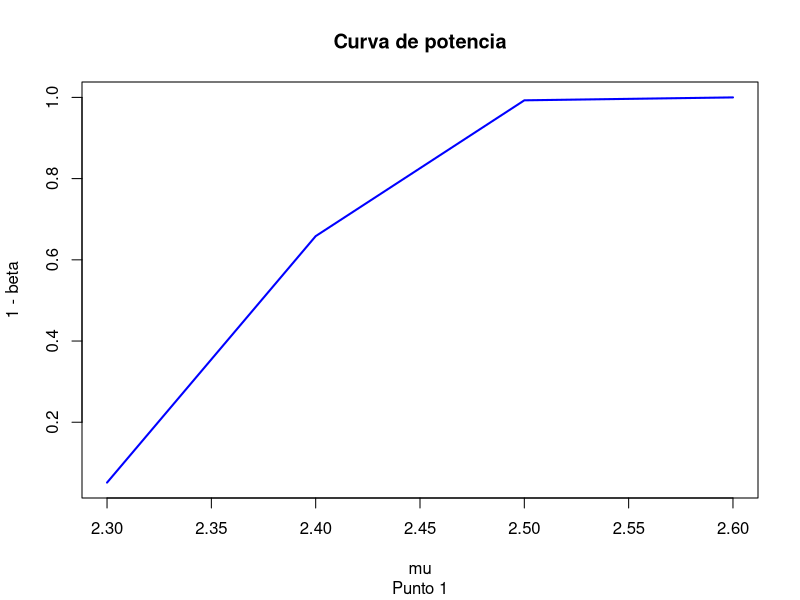
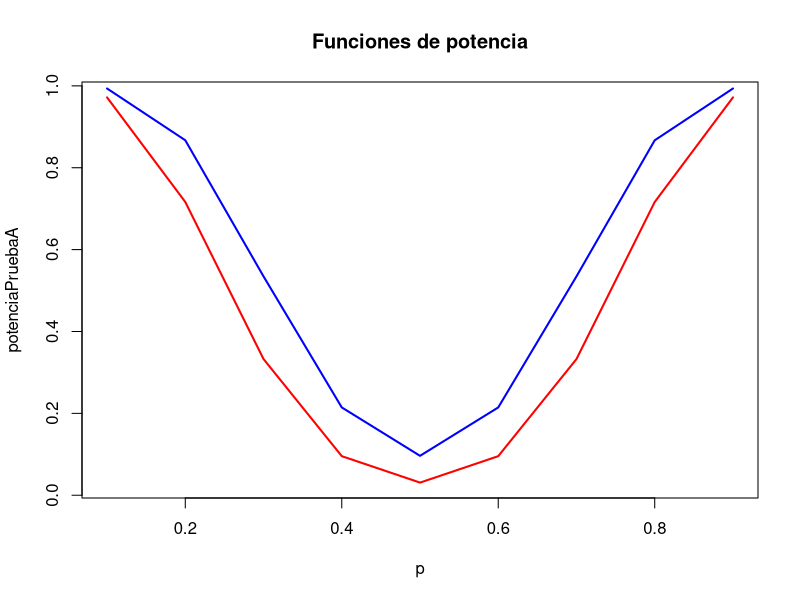
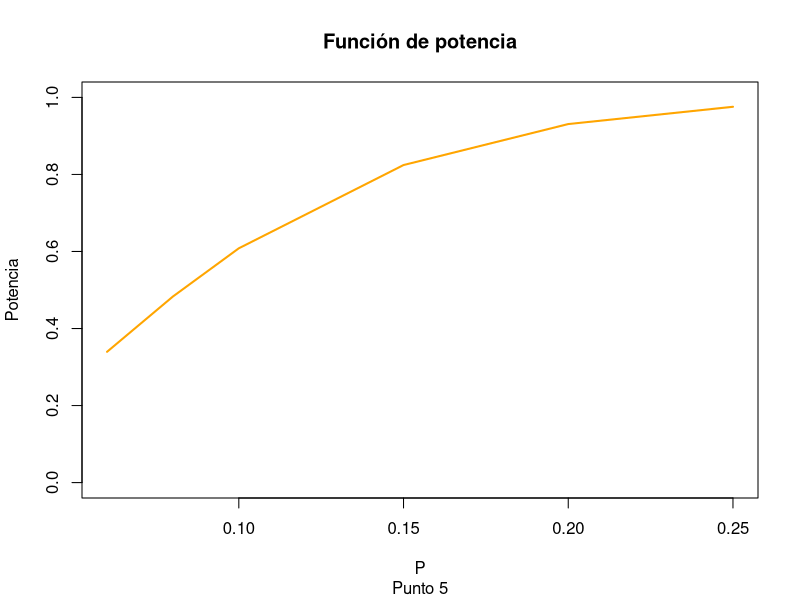
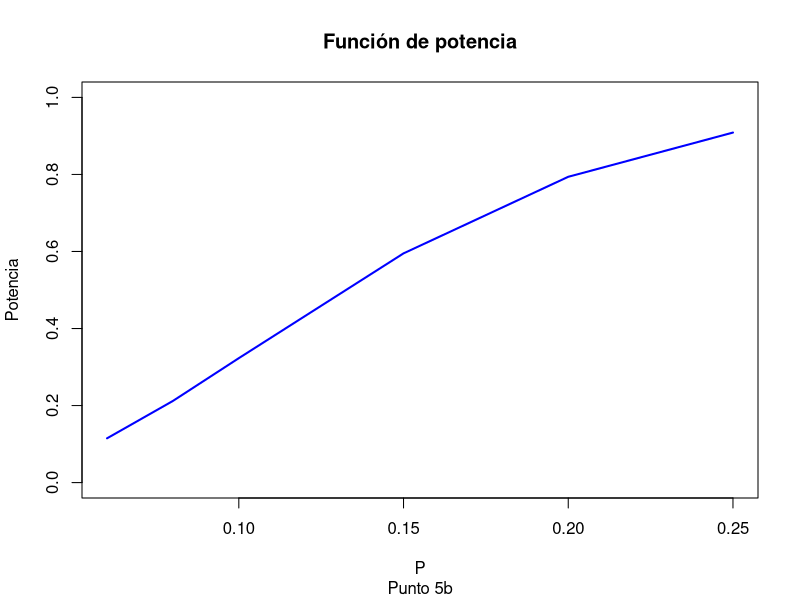
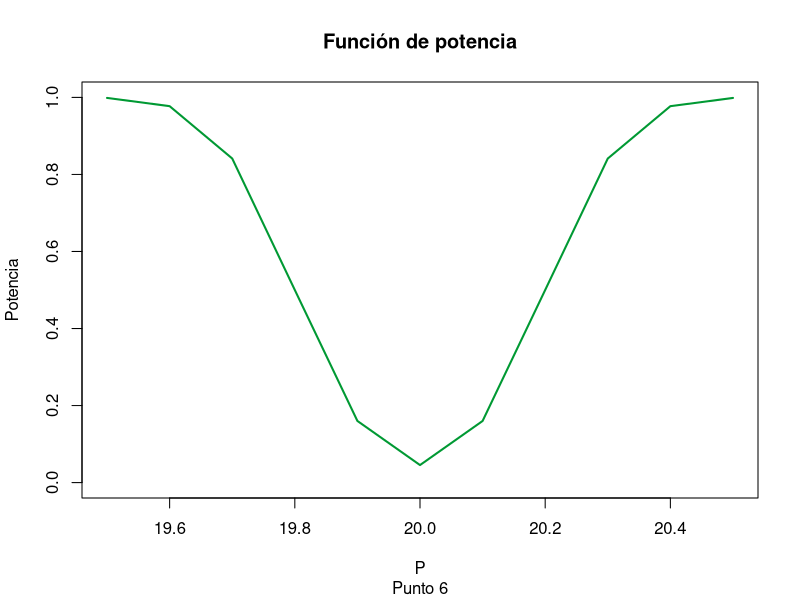
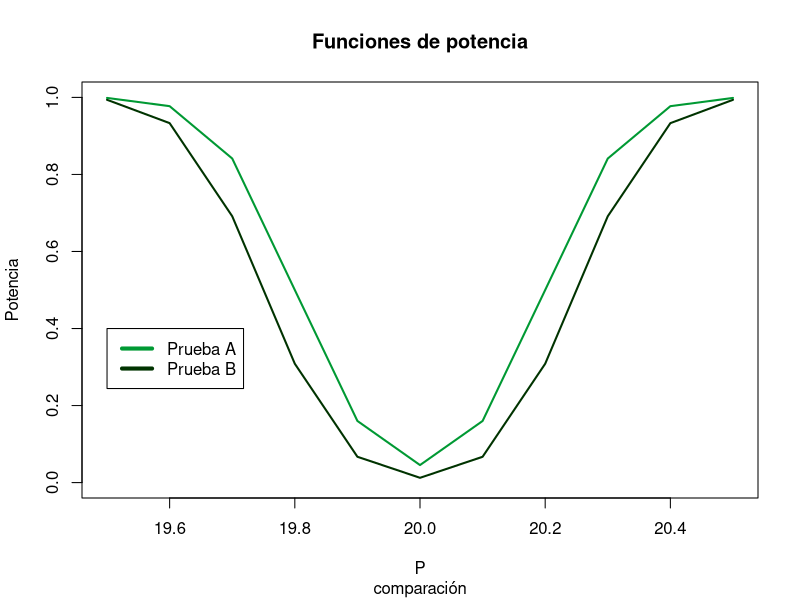
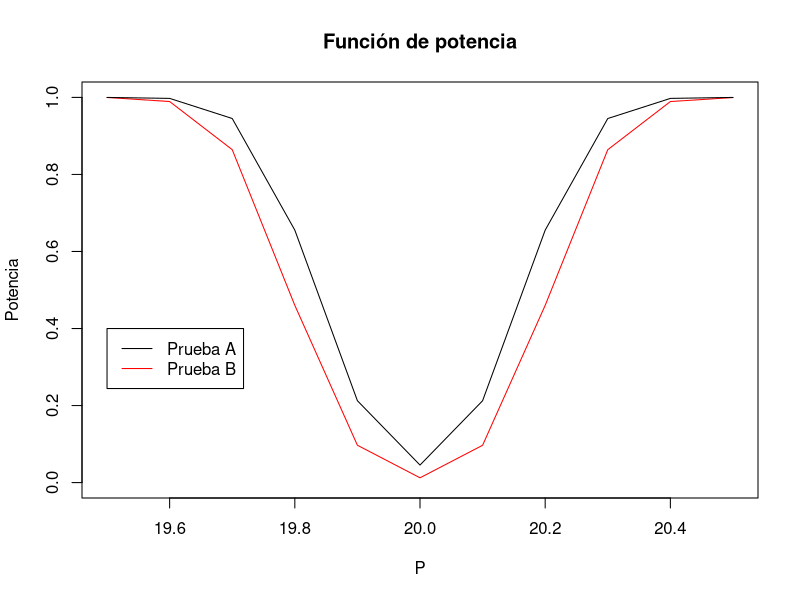

Write the R code that produced these figures, in order.
## ---- chunk 1
valorCritico <- qnorm(0.95, 2.3, 0.29/sqrt(35))
valorCritico
## ---- chunk 2
beta <- pnorm(2.38, 2.4, 0.29/sqrt(35))
beta
## ---- chunk 3
mu <- c(2.3, 2.4, 2.5, 2.6)

beta <- pnorm(2.38, mu, 0.29/sqrt(35))
round(beta, 3)

## ---- chunk 4
plot(mu, 1 - beta, type = "l",
     main="Curva de potencia",
     sub = "Punto 1",
     col = "blue",
     lwd = 2)

## ---- chunk 5
# alpha de la prueba A

probs <- dbinom(15:19,18, 0.5)
sum(probs)
pbinom(13, 18, 0.5, lower.tail = F)

alphaPruebaA <- pbinom(4, 18, 0.5) + 
  pbinom(13, 18, 0.5, lower.tail = F) 

# Se inicia en 13 la última expresión 
#para que cuente el caso de x = 14
## ---- chunk 6
alphaPruebaB <- pbinom(5, 18, 0.5) + 
  pbinom(12, 18, 0.5, lower.tail = F) 
# Se inicia en 12 la última expresión 
# para que cuente el caso de x = 14
## ---- chunk 7
p <- seq(0.1, 0.9, by = 0.1)
betaPruebaA <- 1 - (pbinom(4, 18, p) + 
                      pbinom(13, 18, p, lower.tail = F))

betaPruebaB <- 1 - (pbinom(5, 18, p) + 
                      pbinom(12, 18, p, lower.tail = F))

potenciaPruebaA <-   1 - betaPruebaA
potenciaPruebaB <-   1 - betaPruebaB
## ---- chunk 8
plot(p, potenciaPruebaA, col = "red", type = "l", lwd= 2, main = "Funciones de potencia")
lines(p, potenciaPruebaB, col = "blue", type = "l", lwd= 2 )
## ---- chunk 9
sigma <- 0.6
tiemposArmado <- c(9.8, 10.4, 10.6, 9.6, 9.7, 9.9, 10.9, 11.1, 9.6, 10.2, 10.3, 9.6, 9.9, 11.2, 10.6, 9.8, 10.5, 10.1, 10.5, 9.7)
prom <- mean(tiemposArmado)
## ---- chunk 10
# valor observado del estadístico de prueba
h0 <- 10
z <- (prom - h0)/(sigma/sqrt(20));z
## ---- chunk 11
# valor crítico

valorCritico <- qnorm(0.95);valorCritico

# valor-p

valorP <- 1 - pnorm(z)

## ---- chunk 12
# valor crítico de xBarra
vcXbarra <- qnorm(0.95, 10, sigma/sqrt(20));vcXbarra
## ---- chunk 13
beta <- pnorm(10.22, 10.3, sigma/sqrt(20))
## ---- chunk 14
pbinom(1, size = 20,prob = 0.05, lower.tail = F)
## ---- chunk 15
pH1 <- c(0.06, 0.08, 0.1, 0.15, 0.2, 0.25)
## ---- chunk 16
beta <- pbinom(1, size = 20,prob = pH1)
potencia <- 1 - beta

plot(pH1, potencia, type = "l", 
     main = "Función de potencia",
     sub  = "Punto 5",
     lwd  = 2,
     col  = "orange",
     ylab = "Potencia", 
     xlab = "P", 
     ylim = c(0, 1))
## ---- chunk 17
pbinom(2, size = 20,prob = 0.05, lower.tail = F)
## ---- chunk 18
pH1 <- c(0.06, 0.08, 0.1, 0.15, 0.2, 0.25)
beta_2 <- pbinom(2, size = 20,prob = pH1)
potencia_2 <- 1 - beta_2

plot(pH1, potencia_2, type = "l", 
     main = "Función de potencia",
     sub = "Punto 5b",
     ylab = "Potencia", 
     xlab = "P", 
     col= "blue", 
     lwd= 2, 
     ylim = c(0, 1))

## ---- chunk 19
pnorm(19.8, mean = 20, sd = 0.5/sqrt(25)) + pnorm(20.2, mean = 20, sd = 0.5/sqrt(25), lower.tail = F)

## ---- chunk 20
muH1 <- c(19.5, 19.6, 19.7, 19.8, 19.9, 20, 20.1, 20.2, 20.3, 20.4, 20.5)
beta <- pnorm(20.2, mean = muH1, sd = 0.5/sqrt(25)) - pnorm(19.8, mean = muH1, sd = 0.5/sqrt(25))
potencia <- 1 - beta
plot(muH1, potencia, type = "l", 
     main = "Función de potencia",
     sub  = "Punto 6",
     lwd  = 2,
     col  = "#009933",
     ylab = "Potencia", 
     xlab = "P", 
     ylim = c(0, 1))

## ---- chunk 21
muH1_2 <- c(19.5, 19.6, 19.7, 19.8, 19.9, 20, 20.1, 20.2, 20.3, 20.4, 20.5)
beta <- pnorm(20.25, mean = muH1, sd = 0.5/sqrt(25)) - pnorm(19.75, mean = muH1, sd = 0.5/sqrt(25))
potencia_2 <- 1 - beta

plot(muH1_2, potencia_2, type = "l",  
     main = "Funciones de potencia",
     sub = "comparación",
     ylab = "Potencia", 
     xlab = "P", 
     ylim = c(0, 1), 
     col = "#003300",
     lwd = 2)
lines(muH1, potencia, type = "l", col ="#009933",lwd=2)
legend(19.5,0.4, c("Prueba A", "Prueba B"), col = c("#009933", "#003300"), lty = c(1,1), lwd= 4)

## ---- chunk 22
alphaPA <- pnorm(19.8, mean = 20, sd = 0.5/sqrt(25)) + pnorm(20.2, mean = 20, sd = 0.5/sqrt(25), lower.tail = F)

## ---- chunk 23
alphaPB <- pnorm(19.75, mean = 20, sd = 0.5/sqrt(25)) + pnorm(20.25, mean = 20, sd = 0.5/sqrt(25), lower.tail = F)

## ---- chunk 24
vc1PA <- qnorm(alphaPA/2, mean = 20, sd = 0.5/sqrt(36))
vc2PA <- qnorm(alphaPA/2, mean = 20, sd = 0.5/sqrt(36), lower.tail = F)
## ---- chunk 25
vc1PB <- qnorm(alphaPB/2, mean = 20, sd = 0.5/sqrt(36))
vc2PB <- qnorm(alphaPB/2, mean = 20, sd = 0.5/sqrt(36), lower.tail = F)
## ---- chunk 26
muH1 <- c(19.5, 19.6, 19.7, 19.8, 19.9, 20, 20.1, 20.2, 20.3, 20.4, 20.5)
beta <- pnorm(vc2PA, mean = muH1, sd = 0.5/sqrt(36)) - pnorm(vc1PA, mean = muH1, sd = 0.5/sqrt(36))
potencia <- 1 - beta
## ---- chunk 27
muH1_2 <- c(19.5, 19.6, 19.7, 19.8, 19.9, 20, 20.1, 20.2, 20.3, 20.4, 20.5)
beta <- pnorm(vc2PB, mean = muH1, sd = 0.5/sqrt(36)) - pnorm(vc1PB, mean = muH1, sd = 0.5/sqrt(36))
potencia_2 <- 1 - beta
## ---- chunk 28
plot(muH1_2, potencia_2, type = "l",  
     main= "Función de potencia",
     ylab = "Potencia", 
     xlab = "P", 
     ylim = c(0, 1), 
     col = "red")
lines(muH1, potencia, type = "l")
legend(19.5,0.4, c("Prueba A", "Prueba B"), col = c("black", "red"), lty = c(1,1))
